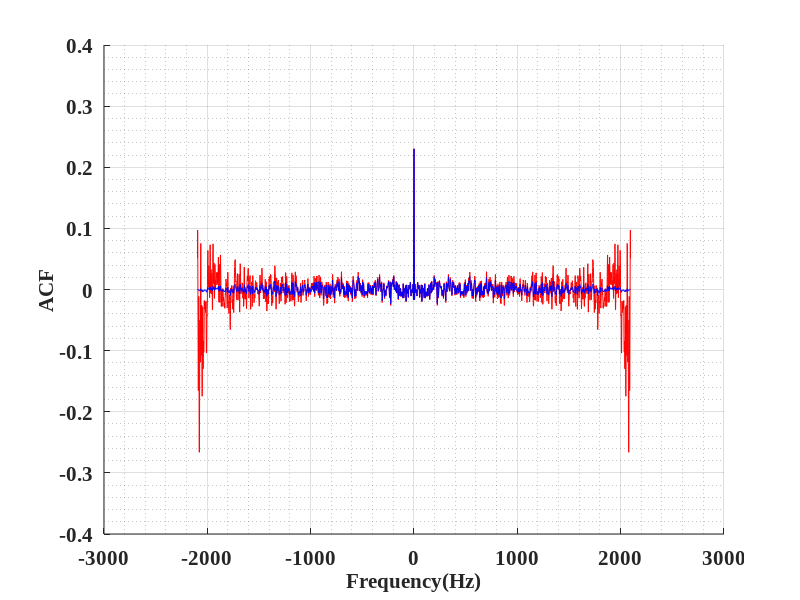
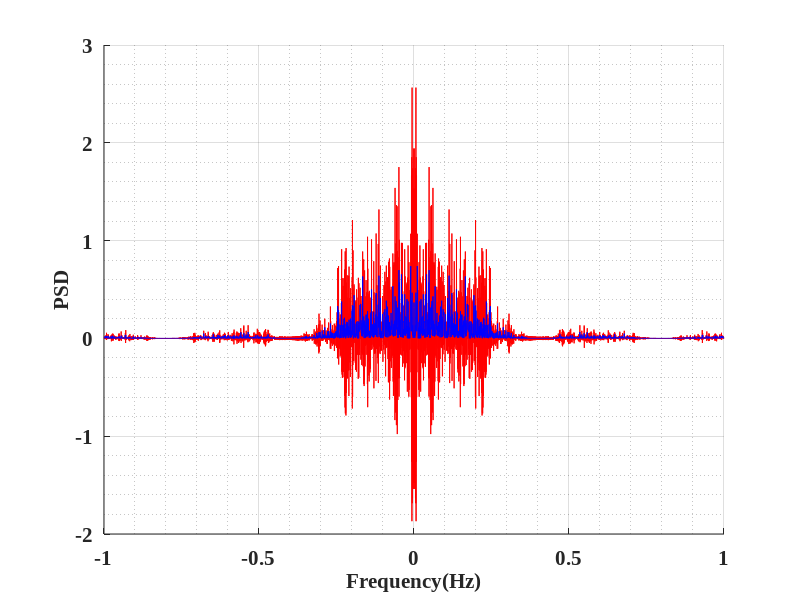

Here is the MATLAB script that generated these plots, in order:
clear all;close all;clc;

%set the number of samples
N = 2096;
filter_size = 5;
%Signal 
WGN = wgn(N, 1, 1);
SIN = sin(linspace(0, N, N))';
noise_sin = awgn(SIN,5,'measured');
% SIN = sin(linspace(0, N, N))' + random('Normal', 0, 1, N, 1);
WGN_fil = filter(ones(1,filter_size)/filter_size, 1, WGN);
signal = WGN_fil;  % signal can be WGN, noise_sin and WGN_fil

% autocorrelation
[r_biased, lag_biased] = xcorr(signal, 'biased');
[r_unbiased, lag_unbiased] = xcorr(signal, 'unbiased');
figure(1)
hold on;
plot(lag_unbiased,r_unbiased,'r');
hold on;
plot(lag_biased,r_biased,'b');
set(gca,'FontSize',15,'Fontname', 'Times New Roman','FontWeight','bold');
xlabel("Frequency(Hz)",'FontSize',15,'FontWeight','bold');
ylabel("ACF",'FontSize',15,'FontWeight','bold');
grid on; grid minor;

%power spectral 
% move the ACF negative part to right
acf_r_biased = ifftshift(r_biased);
acf_r_unbiased = ifftshift(r_unbiased);
%Power estimator
P_biased = real(fftshift(fft(acf_r_biased)))/(2*pi);
P_unbiased = real(fftshift(fft(acf_r_unbiased)))/(2*pi);
normal = (length(lag_biased)-1)/2;
f_normalized = lag_biased./normal;
figure(2)
hold on;
plot(f_normalized,P_unbiased,'r');
hold on;
plot(f_normalized,P_biased,'b');
set(gca,'FontSize',15,'Fontname', 'Times New Roman','FontWeight','bold');
xlabel("Frequency(Hz)",'FontSize',15,'FontWeight','bold');
ylabel("PSD",'FontSize',15,'FontWeight','bold');
grid on; grid minor;
